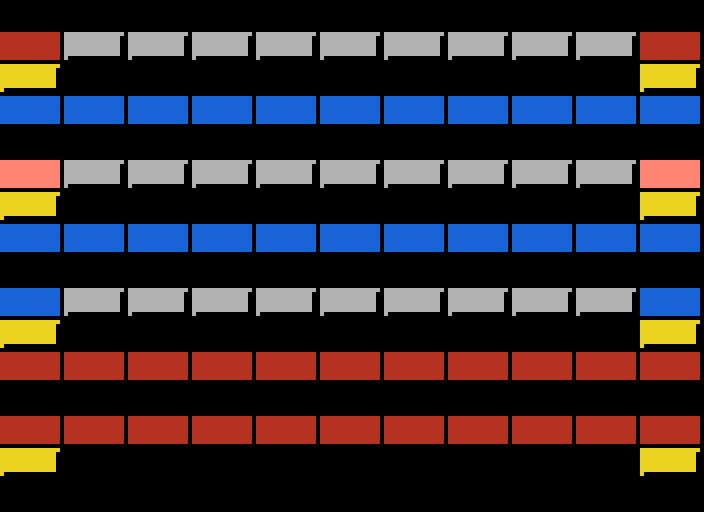

Tiled map render using the project's own tile images. Description and the whole map definition, tile-layer contents included, below:
An orthogonal 11x16 tile map with 64x32 px tiles, 1 tile layer (Level).

<map version="1.10" tiledversion="1.10.2" orientation="orthogonal" renderorder="right-down" width="11" height="16" tilewidth="64" tileheight="32" infinite="0" nextlayerid="2" nextobjectid="1">
 <tileset firstgid="1" name="tileset" tilewidth="64" tileheight="32" tilecount="12" columns="4">
  <image source="tileset.png" width="256" height="96" />
 </tileset>
 <layer id="1" name="Level" width="11" height="16">
  <data encoding="csv">
0,0,0,0,0,0,0,0,0,0,0,
5,9,9,9,9,9,9,9,9,9,5,
10,0,0,0,0,0,0,0,0,0,10,
6,6,6,6,6,6,6,6,6,6,6,
0,0,0,0,0,0,0,0,0,0,0,
2,9,9,9,9,9,9,9,9,9,2,
10,0,0,0,0,0,0,0,0,0,10,
6,6,6,6,6,6,6,6,6,6,6,
0,0,0,0,0,0,0,0,0,0,0,
6,9,9,9,9,9,9,9,9,9,6,
10,0,0,0,0,0,0,0,0,0,10,
5,5,5,5,5,5,5,5,5,5,5,
0,0,0,0,0,0,0,0,0,0,0,
5,5,5,5,5,5,5,5,5,5,5,
10,0,0,0,0,0,0,0,0,0,10,
0,0,0,0,0,0,0,0,0,0,0
</data>
 </layer>
</map>
